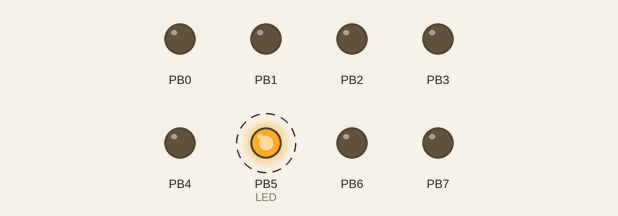
Recording of a program running on a simulated ATmega328P, built with avr-gcc and emulated at 16 MHz. Parts: output pins drawn as LEDs (lit = HIGH). Dashed ring = blinking.

Above: at 0.2 s.
Timing chart, 0 to 3.0 s (numbered marks = the images above):
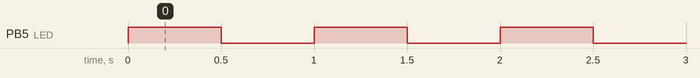

The program:

main.c
```c
/*
 * s05_e06_pisca_led_meio_segundo_c.c
 *
 * Created: 03/08/2022 15:37:14
 * Author : Matheus
 *
 * 5.6   Utilizando a macro para complementar um bit (cpl_bit), faça um
 * programa para piscar um LED a cada 500 ms.
 */

#define F_CPU 16000000UL //define frequência do microcontrolador de 16MHz

#include <avr/io.h>
#include <util/delay.h>

#define set_bit(Y, bit_x) (Y |= (1 << bit_x))  //seta o bit x do PORTY
#define clr_bit(Y, bit_x) (Y &= ~(1 << bit_x)) //limpa o bit x do PORTY
#define tst_bit(Y, bit_x) (Y & (1 << bit_x))   //retorna o bit x do PORTY
#define cpl_bit(Y, bit_x) (Y ^= (1 << bit_x))  //complemanta o bit x do PORTY

#define LED PB5 //LED é substituído por PB5 na programação


int main()
{
	DDRB = 0xFF;  //configura todo o PORTB como saída
	PORTB = 0x00; //inicializa o PORTB em nível baixo

	while(1)
	{
		cpl_bit(PORTB, LED); //complementa o estado do LED
		_delay_ms(500);      //atraso de 500 ms
	}
}
```

Measured:
- by itself, PB5 (LED): alternates HIGH for 0.50 s and LOW for 0.50 s
